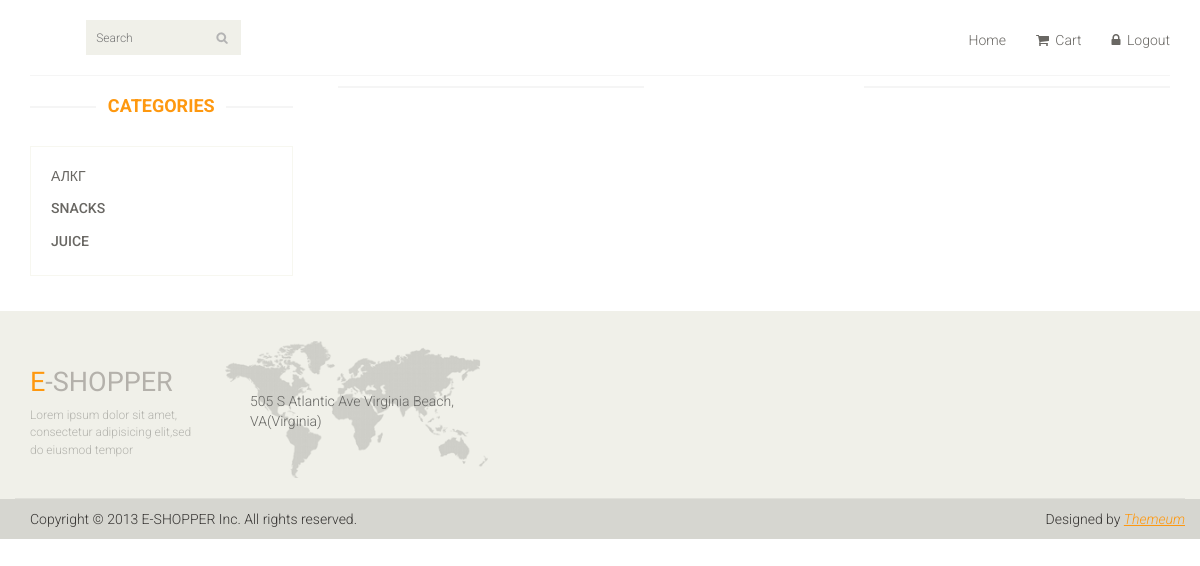
Screenshot of /category/2/ (signed in) with the database file from the repository.
### main_page/models.py (models this page shows, shortened)
class Category(models.Model):
    category_name = models.CharField(max_length=75)
    reg_date = models.DateTimeField(auto_now_add=True)

### main_page/views.py (the view)
# urls.py: path('category/<int:pk>/', views.get_exact_categeory),
def get_exact_categeory(request, pk):
    exact_category = Category.objects.get(id=pk)
    categories = models.Category.objects.all()
    category_products = Product.objects.filter(product_category=exact_category)
    return render(request, 'categrory_products.html', {'category_products': category_products,
                                                       'categories': categories})

### main_page/templates/categrory_products.html (shortened to what this page needs)
{% extends 'index.html' %}
{% block content %}
<section>
		<div class="container">
			<div class="row">
                <div class="col-sm-3">
					<div class="left-sidebar"><br>
						<h2>Categories</h2>
						<div class="panel-group category-products" id="accordian">
							{% for category in categories %}
							<div class="panel panel-default">
								<div class="panel-heading">
									<h4 class="panel-title"><a href="/category/{{ category.id }}">{{ category.category_name }}</a></h4>
								</div>
							</div>
							{% endfor %}
						</div>
					</div>
				</div>
				<div class="col-sm-9 padding-right">
					<div class="features_items"><br>
                    </div>
				</div>
			</div>
		</div>
	</section>
{% endblock content %}

### main_page/static/css/main.css (style rules this page uses)
body { font-family: 'Roboto', sans-serif; background:; position: relative; font-weight:400px; }
a { -webkit-transition: 300ms; -moz-transition: 300ms; -o-transition: 300ms; transition: 300ms; }
h1, h2, h3, h4, h5, h6 { font-family: 'Roboto', sans-serif; }
.category-products { border: 1px solid #F7F7F0; margin-bottom: 35px; padding-bottom: 20px; padding-top: 15px; }
.left-sidebar h2, .brands_products h2 { color: #FE980F; font-family: 'Roboto', sans-serif; font-size: 18px; font-weight: 700; margin: 0 auto 30px; text-align: center; text-transform: uppercase; position: relative; z-index:3; }
.left-sidebar h2:after, h2.title:after { content: " "; position: absolute; border: 1px solid #f5f5f5; bottom:8px; left: 0; width: 100%; height: 0; z-index: -2; }
.left-sidebar h2:before { content: " "; position: absolute; background: #fff; bottom: -6px; width: 130px; height: 30px; z-index: -1; left: 50%; margin-left: -65px; }
.category-products .panel { background-color: #FFFFFF; border: 0px; border-radius: 0px; box-shadow:none; margin-bottom: 0px; }
.category-products .panel-default .panel-heading { background-color: #FFFFFF; border: 0 none; color: #FFFFFF; padding: 5px 20px; }
.category-products .panel-default .panel-heading .panel-title a { color: #696763; font-family: 'Roboto', sans-serif; font-size: 14px; text-decoration: none; text-transform: uppercase; }
.padding-right { padding-right: 0; }
.features_items { overflow:hidden; }

### rows the page displays
Category: category_name "АЛКГ"
Category: category_name "SNACKS"
Category: category_name "JUICE"
